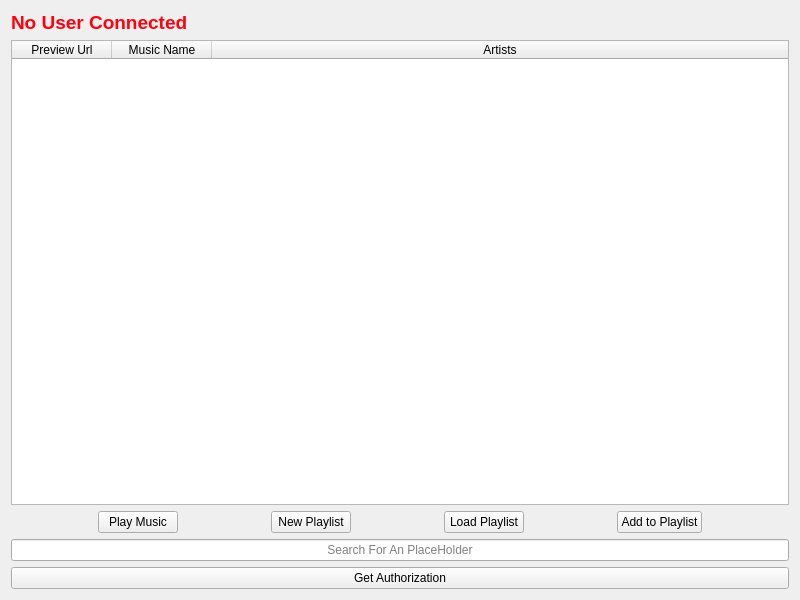
<?xml version="1.0" encoding="UTF-8"?>
<ui version="4.0">
 <class>SpotifyPlayListPlayer</class>
 <widget class="QWidget" name="SpotifyPlayListPlayer">
  <property name="geometry">
   <rect>
    <x>0</x>
    <y>0</y>
    <width>800</width>
    <height>600</height>
   </rect>
  </property>
  <property name="windowTitle">
   <string>SpotifyPlayListPlayer</string>
  </property>
  <layout class="QGridLayout" name="gridLayout_2">
   <item row="0" column="0">
    <layout class="QGridLayout" name="gridLayout">
     <item row="0" column="0">
      <widget class="QLabel" name="labelUserId">
       <property name="styleSheet">
        <string notr="true">color: rgb(255, 0, 13);</string>
       </property>
       <property name="text">
        <string>&lt;html&gt;&lt;head/&gt;&lt;body&gt;&lt;p&gt;&lt;span style=&quot; font-size:14pt; font-weight:700;&quot;&gt;No User Connected&lt;/span&gt;&lt;/p&gt;&lt;/body&gt;&lt;/html&gt;</string>
       </property>
      </widget>
     </item>
     <item row="4" column="0" colspan="2">
      <widget class="QLineEdit" name="lineEditTrack">
       <property name="alignment">
        <set>Qt::AlignCenter</set>
       </property>
       <property name="placeholderText">
        <string>Search For An PlaceHolder</string>
       </property>
      </widget>
     </item>
     <item row="2" column="0" colspan="2">
      <layout class="QHBoxLayout" name="horizontalLayout">
       <property name="sizeConstraint">
        <enum>QLayout::SetMinimumSize</enum>
       </property>
       <item>
        <spacer name="horizontalSpacer">
         <property name="orientation">
          <enum>Qt::Horizontal</enum>
         </property>
         <property name="sizeHint" stdset="0">
          <size>
           <width>40</width>
           <height>20</height>
          </size>
         </property>
        </spacer>
       </item>
       <item>
        <widget class="QPushButton" name="pushButton">
         <property name="text">
          <string>Play Music</string>
         </property>
        </widget>
       </item>
       <item>
        <spacer name="horizontalSpacer_2">
         <property name="orientation">
          <enum>Qt::Horizontal</enum>
         </property>
         <property name="sizeHint" stdset="0">
          <size>
           <width>40</width>
           <height>20</height>
          </size>
         </property>
        </spacer>
       </item>
       <item>
        <widget class="QPushButton" name="pushButtonNewPlaylist">
         <property name="text">
          <string>New Playlist</string>
         </property>
        </widget>
       </item>
       <item>
        <spacer name="horizontalSpacer_4">
         <property name="orientation">
          <enum>Qt::Horizontal</enum>
         </property>
         <property name="sizeHint" stdset="0">
          <size>
           <width>40</width>
           <height>20</height>
          </size>
         </property>
        </spacer>
       </item>
       <item>
        <widget class="QPushButton" name="pushButtonLoadPlaylist">
         <property name="text">
          <string>Load Playlist</string>
         </property>
        </widget>
       </item>
       <item>
        <spacer name="horizontalSpacer_3">
         <property name="orientation">
          <enum>Qt::Horizontal</enum>
         </property>
         <property name="sizeHint" stdset="0">
          <size>
           <width>40</width>
           <height>20</height>
          </size>
         </property>
        </spacer>
       </item>
       <item>
        <widget class="QPushButton" name="pushButtonAddToPlaylist">
         <property name="text">
          <string>Add to Playlist</string>
         </property>
        </widget>
       </item>
       <item>
        <spacer name="horizontalSpacer_5">
         <property name="orientation">
          <enum>Qt::Horizontal</enum>
         </property>
         <property name="sizeHint" stdset="0">
          <size>
           <width>40</width>
           <height>20</height>
          </size>
         </property>
        </spacer>
       </item>
      </layout>
     </item>
     <item row="5" column="0" colspan="2">
      <widget class="QPushButton" name="pushButtonGrant">
       <property name="text">
        <string>Get Authorization</string>
       </property>
      </widget>
     </item>
     <item row="1" column="0" colspan="2">
      <widget class="QTableWidget" name="tableWidgetTracks">
       <property name="showGrid">
        <bool>false</bool>
       </property>
       <attribute name="horizontalHeaderCascadingSectionResizes">
        <bool>false</bool>
       </attribute>
       <attribute name="horizontalHeaderStretchLastSection">
        <bool>true</bool>
       </attribute>
       <attribute name="verticalHeaderVisible">
        <bool>false</bool>
       </attribute>
       <column>
        <property name="text">
         <string>Preview Url</string>
        </property>
       </column>
       <column>
        <property name="text">
         <string>Music Name</string>
        </property>
       </column>
       <column>
        <property name="text">
         <string>Artists</string>
        </property>
       </column>
      </widget>
     </item>
    </layout>
   </item>
  </layout>
 </widget>
 <resources/>
 <connections/>
</ui>
